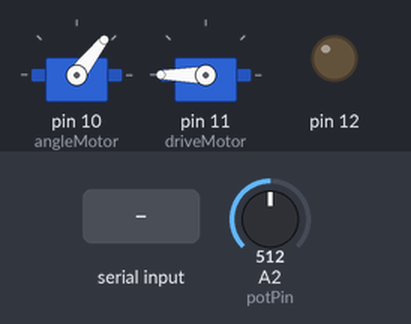
A sketch run on a simulated Arduino Uno, built with avr-gcc and run on an emulated ATmega328P. On the bench: 2 × servo, output pins drawn as LEDs (lit = HIGH). The inputs (shaded band) are chosen by the test bench; at power-on: A2 (potPin) = 512.

Above: at 1.2 s.
1.3 s: A2 (potPin) set to 716
At 2.5 s:
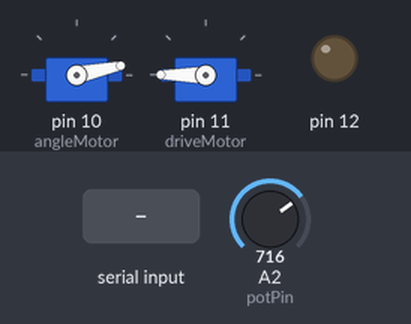
2.8 s: "!" received over Serial
At 3.8 s:
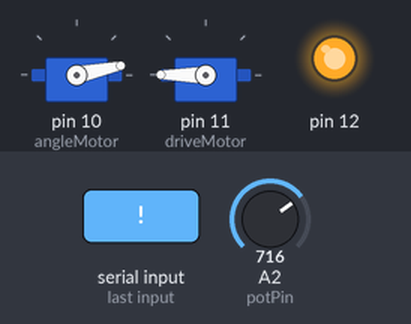
4.3 s: A2 (potPin) set to 900
At 5.0 s:
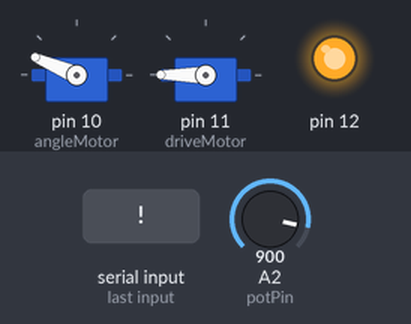
5.8 s: A2 (potPin) set to 1023
At 6.1 s:
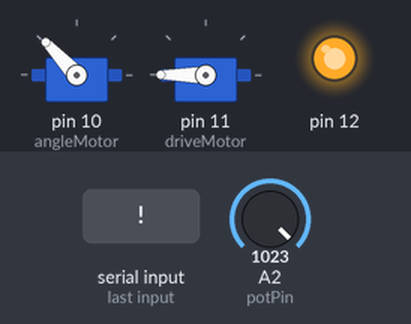
7.3 s: A2 (potPin) set to 511
At 8.5 s:
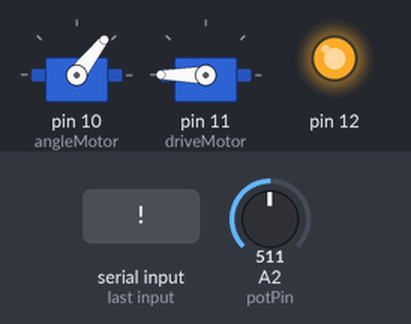
8.8 s: A2 (potPin) set to 306
At 9.6 s:
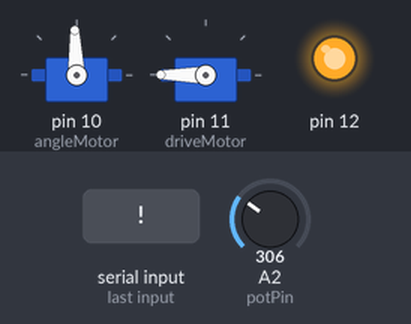
Timing chart, 0 to 11.3 s (numbered marks = the images above; inputs shaded):
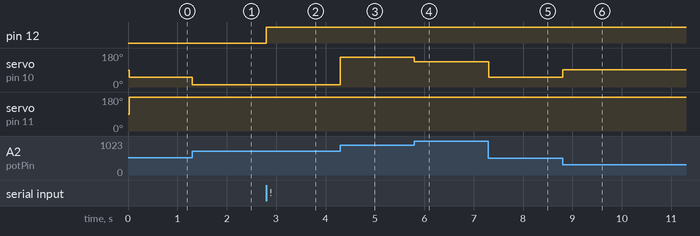

The sketch:

Working_Angle_Power_Code.ino
```cpp
#include <Servo.h>

int potPin = 2;    // select the input pin for the potentiometer   // select the pin for the LED
int value;
float angle;//actual measured sensor angle
Servo angleMotor;
Servo driveMotor;
int goal = 122;
int error;
int command;

boolean high;

boolean newData = false;

char temp;
int iterator = 0;

String getVelocity = "0";
String getAngle = "0";

int setVelocity = 100;
int setAngle = 100;
int moduleNumber = 4; //from 1 to 4
double testTime;

void setup() {
  pinMode(12, OUTPUT);
  angleMotor.attach(10);
  driveMotor.attach(11);
  Serial.begin (115200);
}

void loop() {
  value = analogRead(potPin);

if (Serial.available() > 0) {
    temp = Serial.read(); //If there's a value available, then read it in as a character converted into ASCII readable form from the byte.
    digitalWrite(12, HIGH);
    if (temp == '!') {

   //   Serial.print("Got !: ");
     // Serial.println(millis());
      iterator = 1; //then we're at the start of it
      getAngle = "";
      getVelocity = "";
    }
    else if (temp == ',') { //at each comma we hit, we are now at the next value
      iterator = iterator + 1;
   //   Serial.print("Got , ");
    //  Serial.println(millis());
      if (iterator == moduleNumber * 2) {
        setVelocity=getVelocity.toInt();
      }
      if (iterator == moduleNumber * 2 + 1) {
        setAngle = getAngle.toInt();
      }
    }
    else if (temp != ',' && temp != '!') {
     // Serial.print("Got Number: ");
      //Serial.println(millis());
      if (iterator == moduleNumber * 2 - 1) { //if its a value we need then it will save those characters into the getVelocity, Angle etc.
        getVelocity += temp;
      }
      if (iterator == moduleNumber * 2) {
        getAngle += temp;
      }
    }
}
//  Serial.print("Setting Value:   ");
if (millis()-testTime>25){
  angle = map(value, 40, 970, 0, 360);
  error = angle - setAngle;

  if (error > 180) {
    error = error - 360;
  }
  if (error < -180) {
    error = error + 360;
  }
  //double printing=(millis()-testTime);
  //Serial.println(String(printing));
  angleMotor.write(93 - (error)*.5);
  driveMotor.write(93+setVelocity*1.5);
  //testTime=millis();
  }


  /* Serial.print("Setpoint Angle:");
    Serial.print(setAngle);
    Serial.print("    error:");
    Serial.print(error);
    Serial.print("   angle:");
    Serial.println(angle);*/
}
```

Measured:
- after the input at 1.3 s, servo on pin 10 (angleMotor): 52° → 12° at once
- after the input at 2.8 s, pin 12: LOW → HIGH at once
- after the input at 4.3 s, servo on pin 10 (angleMotor): 12° → 157° at once
- after the input at 5.8 s, servo on pin 10 (angleMotor): 157° → 133° at once
- after the input at 7.3 s, servo on pin 10 (angleMotor): 133° → 52° at once
- after the input at 8.8 s, servo on pin 10 (angleMotor): 52° → 92° at once
